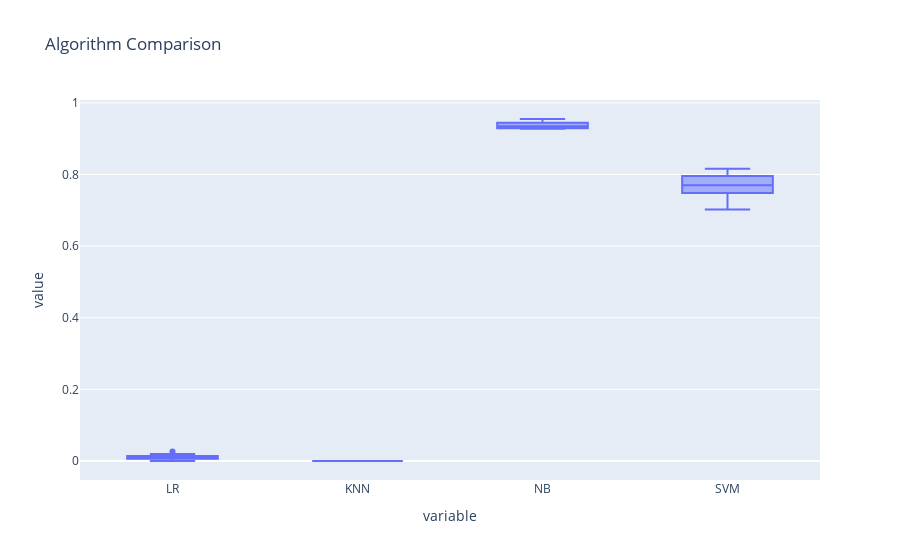

Notebook code cell kept with this figure:
### Markdown cell above
## Results

### Code cell
result_df = pd.DataFrame(results, index=names).T
px.box(result_df,title = 'Algorithm Comparison')

### Figure 1 — Plotly figure (JSON) as saved in the notebook; plotly's stock layout.template omitted (floating-point values rounded to 4 significant figures)
{"data": [{"alignmentgroup": "True", "hovertemplate": "variable=%{x}<br>value=%{y}<extra></extra>", "legendgroup": "", "marker": {"color": "#636efa"}, "name": "", "notched": false, "offsetgroup": "", "orientation": "v", "showlegend": false, "type": "box", "x": ["LR", "LR", "LR", "LR", "LR", "LR", "LR", "LR", "LR", "LR", "KNN", "KNN", "KNN", "KNN", "KNN", "KNN", "KNN", "KNN", "KNN", "KNN", "NB", "NB", "NB", "NB", "NB", "NB", "NB", "NB", "NB", "NB", "SVM", "SVM", "SVM", "SVM", "SVM", "SVM", "SVM", "SVM", "SVM", "SVM"], "x0": " ", "xaxis": "x", "y": [0, 0.006211, 0.007042, 0.01418, 0.007519, 0.0117, 0.007463, 0.01974, 0.02632, 0.006024, 0, 0, 0, 0, 0, 0, 0, 0, 0, 0, 0.9484, 0.9441, 0.9437, 0.9291, 0.9549, 0.9357, 0.9328, 0.9342, 0.9276, 0.9277, 0.7742, 0.7578, 0.7958, 0.7021, 0.7143, 0.7485, 0.8134, 0.8158, 0.7763, 0.7651], "y0": " ", "yaxis": "y"}], "layout": {"boxmode": "group", "legend": {"tracegroupgap": 0}, "title": {"text": "Algorithm Comparison"}, "xaxis": {"anchor": "y", "domain": [0, 1], "title": {"text": "variable"}}, "yaxis": {"anchor": "x", "domain": [0, 1], "title": {"text": "value"}}}}
